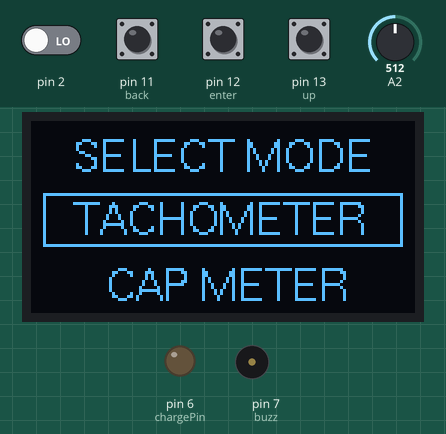
A sketch run on a simulated Arduino Uno, built with avr-gcc and run on an emulated ATmega328P. Parts: 128×64 one-colour display, output pins drawn as LEDs (lit = HIGH), buzzer (waves = sounding). The test bench sets the inputs (shaded band); at power-on: pin 11 (back), pin 12 (enter), pin 13 (up) HIGH, pin 2 LOW, A2 = 512.

Above: at 1.2 s.
1.3 s: pin 12 (enter) pulled LOW for 0.15 s
At 3.2 s:
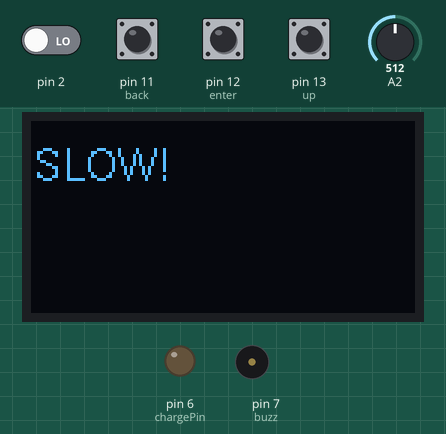
4.1 s: pin 11 (back) pulled LOW for 1 s
At 5.1 s:
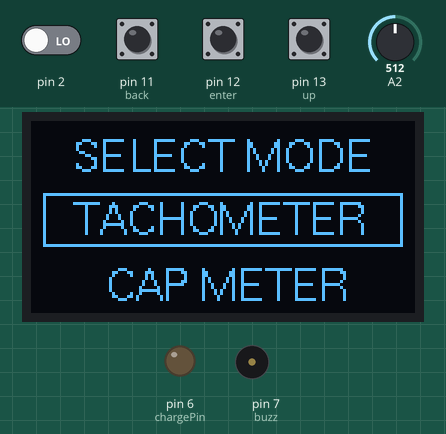
6.6 s: pin 13 (up) pulled LOW for 1 s
At 8.6 s:
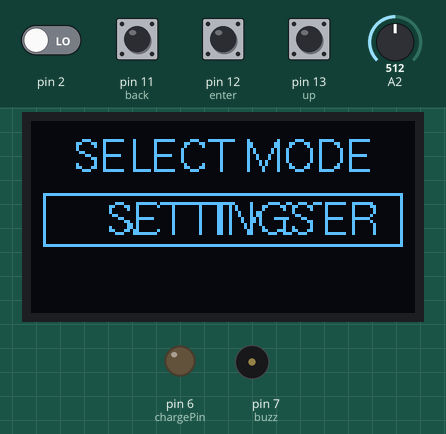
9.1 s: pin 12 (enter) pulled LOW for 1 s
At 10.8 s:
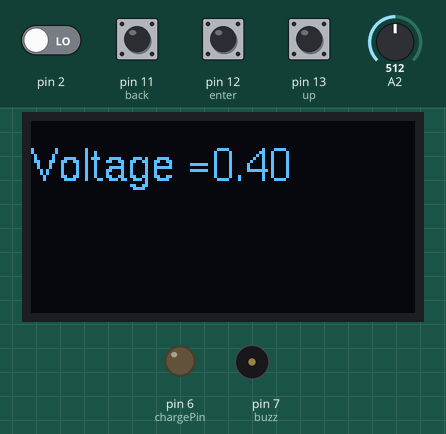
11.9 s: pin 11 (back) pulled LOW for 0.15 s
At 12.8 s:
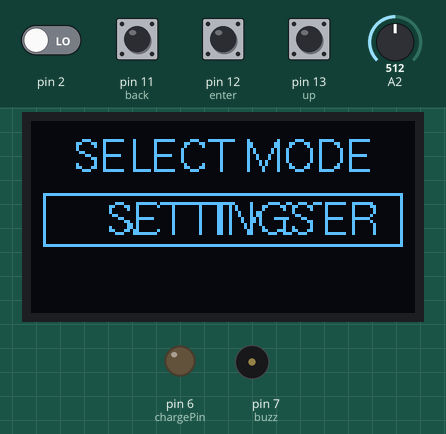
13.5 s: pin 2 driven HIGH and pin 11 (back) driven LOW and pin 12 (enter) driven LOW and pin 13 (up) driven LOW
At 14.6 s:
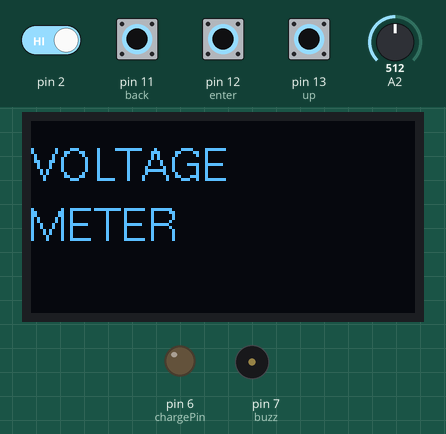
Timing chart, 0 to 21.5 s (numbered marks = the images above; inputs shaded):
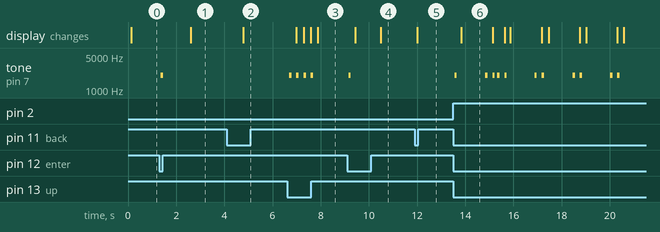

Measured:
- after the input at 1.3 s, tone on pin 7 (buzz): silent → 2000 Hz after 0.07 s, → silent 0.10 s later; the display: changes after 1.3 s (image 1)
- after the input at 4.1 s, the display: changes after 0.68 s (image 2)
- after the input at 6.6 s, tone on pin 7 (buzz): alternates 2000 Hz for 0.10 s and silent for 0.20 s, 8 changes in all, then stays silent, starting after 0.09 s; the display: first changes after 0.39 s (image 3 shows a later state)
- after the input at 9.1 s, tone on pin 7 (buzz): silent → 2000 Hz after 0.05 s, → silent 0.10 s later; the display: first changes after 0.34 s (image 4 shows a later state)
- after the input at 11.9 s, the display: changes after 0.11 s (image 5)
- after the input at 13.5 s, tone on pin 7 (buzz): plays 2000 Hz for 0.10 s, 2000 Hz for 0.10 s, 2000 Hz for 0.10 s, 2000 Hz for 0.10 s, 2000 Hz for 0.10 s, 2000 Hz for 0.10 s … (11 notes in this stretch), starting after 0.05 s; the display: changes after 0.34 s (image 6)
- what the display in image 6 shows lasts 1.3 s, from 13.8 s to 15.1 s

The sketch:

arduino_multimeter.ino
```cpp
#include <EEPROM.h>
#include <ARDUINO.h>
#include <U8g2lib.h>
#ifdef U8X8_HAVE_HW_I2C
#include <Wire.h>
#endif
U8G2_SSD1306_128X64_NONAME_F_HW_I2C u8g2(U8G2_R0, /* clock=*/ SCL, /* data=*/ SDA, /* reset=*/ U8X8_PIN_NONE);   // All Boards without Reset of the Display

//variables for buttons and buzzer
unsigned int mode = 0;
const int up = 13, back = 11, enter = 12, buzz = 7, address = 0;
bool sound = true;

//global declaration of variables for rpm as it uses interrupt function
unsigned long rpmtime;
float rpmfloat;
unsigned int rpm;
bool tooslow = 1;

//-----------------------------------------------------------------------------------------------------------------------------------------


void setup() {
  u8g2.begin();
  u8g2.setFont(u8g2_font_helvR10_te);
  pinMode(up, INPUT_PULLUP);
  pinMode(enter, INPUT_PULLUP);
  pinMode(back, INPUT_PULLUP);
  pinMode(buzz, OUTPUT);
}

//-----------------------------------------------------------------------------------------------------------------------------------------


void loop() {

  if(!digitalRead(up))
  {
    buzzer();
    mode++;
  }

//-------------------------------------------------------

  if(mode > 4)
  {
    mode = 0;
  }

//-------------------------------------------------------

  switch (mode)
  {
  case 0:
        menu1();
        display1();
        break;
  case 1:
        menu1();
        display2();
        break;
  case 2:
        menu2();
        display1();
        break;
  case 3:
        menu2();
        display2();
        break;
  case 4:
        menu3();
        display1();
        break;
  case 5:
        menu3();
        display2();
        break;
  }

//-------------------------------------------------------

  if(!digitalRead(enter))
  {
    buzzer();

    switch (mode) {
    case 0:
          tachometer();
          break;
    case 1:
          capmeter();
          break;
    case 2:
          ultrasonic();
          break;
    case 3:
          temperature();
          break;
    case 4:
          voltmeter();
          break;
    case 5:
          setting();
          break;
    }
  }
}

//-----------------------------------------------------------------------------------------------------------------------------------------

void menu1() {

  u8g2.clearBuffer();
  u8g2.drawStr(14,17,"SELECT MODE");
  u8g2.drawStr(14, 38, "TACHOMETER");
  u8g2.drawStr(25, 60, "CAP METER");

}

void menu2() {

  u8g2.clearBuffer();
  u8g2.drawStr(14,17,"SELECT MODE");
  u8g2.drawStr(20, 38, "ULTRASONIC");
  u8g2.drawStr(12, 60, "TEMPERATURE");

}

void menu3() {

  u8g2.clearBuffer();
  u8g2.drawStr(14,17,"SELECT MODE");
  u8g2.drawStr(30, 38, "VOLTMETER");
  u8g2.drawStr(25, 38, "SETTINGS");
}

//-------------------------------------------------------

void display1() {

  u8g2.drawFrame(4, 24, 120, 18);
  u8g2.sendBuffer();

}

void display2() {

  u8g2.drawFrame(4, 46, 120, 18);
  u8g2.sendBuffer();

}

//-----------------------------------------------------------------------------------------------------------------------------------------

void ultrasonic()
{
  #define trigPin 3
  #define echoPin 4
  unsigned int duration,distance;
  pinMode(trigPin, OUTPUT);
  pinMode(echoPin, INPUT);
  u8g2.clearBuffer();
  u8g2.drawStr(0,20,"ULTRASONIC");
  u8g2.sendBuffer();
  u8g2.drawStr(0,40,"SCALE");
  u8g2.sendBuffer();
  delay(1000);

  while(digitalRead(back))
  {
    digitalWrite(trigPin, LOW);
    delayMicroseconds(2);
    digitalWrite(trigPin, HIGH);
    delayMicroseconds(10);
    digitalWrite(trigPin, LOW);
    duration = pulseIn(echoPin, HIGH);
    distance = duration * 0.034 / 2;
    u8g2.clearBuffer();

    if(distance < 50)
    {
    u8g2.setCursor(0, 20);
    u8g2.setFont(u8g2_font_helvR14_tr);
    u8g2.print(F("cm  "));
    u8g2.print(distance);
    u8g2.sendBuffer();
    u8g2.setFont(u8g2_font_helvR10_te);
    }
    else
    {

      u8g2.clearBuffer();
      u8g2.setCursor(0, 20);
      u8g2.print("OUT OF RANGE");
      u8g2.sendBuffer();

    }
  }
}

//-----------------------------------------------------------------------------------------------------------------------------------------

void tachometer()
{

  TCCR1A = 0;
  TCCR1B = 0;
  TCCR1B |= (1 << CS12); //Prescaler 256
  TIMSK1 |= (1 << TOIE1); //enable timer overflow
  pinMode(2, INPUT);
  attachInterrupt(0, RPM, FALLING);

  while(digitalRead(back))
  {

    delay(1000);
    if (tooslow == 1)
    {
      u8g2.clearBuffer();
      u8g2.drawStr(1, 20, "SLOW!");
      u8g2.sendBuffer();
    }
    else
    {
      rpmfloat = 120 / (rpmtime/ 31250.00);
      rpm = round(rpmfloat);
      u8g2.clearBuffer();
      u8g2.setCursor(1,20);
      u8g2.print(rpm);
      u8g2.sendBuffer();
    }
  }
}

//-------------------------------------------------------

void RPM ()
{
  rpmtime = TCNT1;
  TCNT1 = 0;
  tooslow = 0;
}

//-------------------------------------------------------

ISR(TIMER1_OVF_vect)
{
  tooslow = 1;
}

//-----------------------------------------------------------------------------------------------------------------------------------------

void capmeter()
{

  u8g2.clearBuffer();
  u8g2.drawStr(0, 20, "CAPMETER");
  u8g2.sendBuffer();

  #define analogPin      A0        // analog pin for measuring capacitor voltage
  #define chargePin      6         // pin to charge the capacitor - connected to one end of the charging resistor
  #define dischargePin   5         // pin to discharge the capacitor
  #define resistorValue  8160.0F   // change this to whatever resistor value you are using

  unsigned long startTime;
  unsigned long elapsedTime;
  float microFarads;               // floating point variable to preserve precision, make calculations
  float nanoFarads;

  pinMode(chargePin, OUTPUT);      // set chargePin to output
  pinMode(dischargePin, OUTPUT);
  digitalWrite(chargePin, LOW);
  digitalWrite(dischargePin, LOW);
  delay(1000);
  pinMode(dischargePin, INPUT);

  while(digitalRead(back))
  {
    u8g2.clearBuffer();
    u8g2.drawStr(0, 20, "READY");
    u8g2.sendBuffer();

    if(!digitalRead(enter))
    {
      buzzer();
      u8g2.clearBuffer();
      u8g2.drawStr(0, 20, "MEASURING");
      u8g2.sendBuffer();
      pinMode(dischargePin, INPUT);
      digitalWrite(chargePin, HIGH);   // set chargePin HIGH and capacitor charging
      startTime = millis();

      while(analogRead(analogPin) < 648){ }      // 647 is 63.2% of 1023, which corresponds to full-scale voltage

        elapsedTime= millis() - startTime;     // convert milliseconds to seconds ( 10^-3 ) and Farads to microFarads ( 10^6 ),  net 10^3 (1000)
        microFarads = ((float)elapsedTime / resistorValue) * 1000;
        u8g2.clearBuffer();
        u8g2.setCursor(0, 20);
        u8g2.print(elapsedTime);          // print the value to serial port
        u8g2.drawStr(40,20,"mS");         // print units and carriage return
        u8g2.sendBuffer();
        delay(1000);

        if (microFarads > 1)
        {
          u8g2.clearBuffer();
          u8g2.setCursor(0, 20);
          u8g2.print((long)microFarads);            // print the value to serial port
          u8g2.drawStr(0,40,"microFarads");         // print units and carriage return
          u8g2.sendBuffer();
          delay(1000);
        }
        else
        {
          nanoFarads = microFarads * 1000.0;        // multiply by 1000 to convert to nanoFarads (10^-9 Farads)
          u8g2.clearBuffer();
          u8g2.setCursor(0, 20);
          u8g2.print((long)nanoFarads);             // print the value to u8g2 port
          u8g2.setCursor(0, 40);
          u8g2.println("nanoFarads");               // print units and carriage return
          u8g2.sendBuffer();
          delay(1000);
        }
      }
    pinMode(dischargePin, OUTPUT);
    digitalWrite(chargePin, LOW);               // set charge pin to  LOW
    digitalWrite(dischargePin, LOW);            // set discharge pin LOW

    while(analogRead(analogPin) > 0){ }          // wait until capacitor is completely discharged
    pinMode(dischargePin, INPUT);               // set discharge pin back to input
  }
}

//-----------------------------------------------------------------------------------------------------------------------------------------

void temperature()
{

  u8g2.clearBuffer();
  u8g2.drawStr(0,20,"TEMPERATURE");
  u8g2.sendBuffer();

  #define RT0 15000                   // Ω
  #define B   4194.25                 // K
  #define VCC 5.0                     //Supply voltage
  #define R   13910                   //R=10KΩ

  float RT, VR, ln, TX, T0, VRT;
  T0 = 25 + 273.15;
  delay(1000);

  while(digitalRead(back))
  {
    VRT = analogRead(A1);              //Acquisition analog value of VRT
    VRT = (5.0 / 1023.00) * VRT;      //Conversion to voltage
    VR = VCC - VRT;
    RT = VRT / (VR / R);               //Resistance of RT
    ln = log(RT / RT0);
    TX = (1 / ((ln / B) + (1 / T0))); //Temperature from thermistor
    TX = TX - 273.15;                 //Conversion to Celsius
    u8g2.clearBuffer();
    u8g2.setCursor(0, 20);
    u8g2.print(TX);
    u8g2.drawStr(50,20,"C");
    u8g2.sendBuffer();
  }
}

//-----------------------------------------------------------------------------------------------------------------------------------------

void voltmeter()
{
  u8g2.clearBuffer();
  u8g2.drawStr(0,20,"VOLTAGE");
  u8g2.sendBuffer();
  u8g2.drawStr(0,40,"METER");
  u8g2.sendBuffer();
  delay(1000);

  int value = 0;
  float ref_voltage, voltage, R1 = 30000.00, R2 = 7500.00;

  while(digitalRead(back))
  {
    value = analogRead(A2);
    ref_voltage = (value * 5) / 1024;
    voltage = (ref_voltage * (R2 / (R1 + R2)));
    u8g2.clearBuffer();
    u8g2.drawStr(0,20,"Voltage = ");
    u8g2.setCursor(60, 20);
    u8g2.print(voltage);
    u8g2.sendBuffer();
    delay(100);
  }
}

//-----------------------------------------------------------------------------------------------------------------------------------------

void buzzer()
{
  if(EEPROM.read(address))
  {
    tone(7, 2000);
    delay(100);
    noTone(7);
    delay(100);
  }
  else
  {
    delay(200);
  }
}

//-----------------------------------------------------------------------------------------------------------------------------------------

void setting()
{
  while(digitalRead(back))
  {
    u8g2.clearBuffer();
    u8g2.drawStr(30, 17, "SETTINGS");
    u8g2.drawStr(43, 38, "TONE");
    u8g2.drawFrame(4, 24, 120, 18);
      if(EEPROM.read(address))
      {
        u8g2.drawStr(100, 38, "on");
      }
      else
      {
        u8g2.drawStr(100, 38, "off");
      }
      u8g2.sendBuffer();
      if (!digitalRead(enter)){
      delay(200);
      sound = !sound;
      EEPROM.update(address,sound);
    }
  }
}
```
